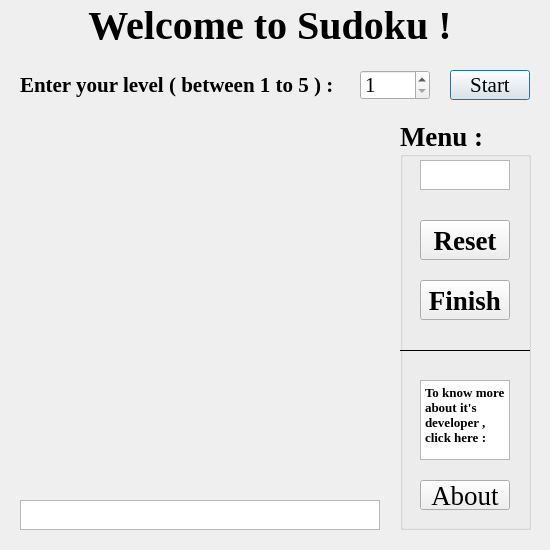
<?xml version="1.0" encoding="UTF-8"?>
<ui version="4.0">
 <class>Dialog</class>
 <widget class="QDialog" name="Dialog">
  <property name="geometry">
   <rect>
    <x>0</x>
    <y>0</y>
    <width>550</width>
    <height>550</height>
   </rect>
  </property>
  <property name="windowTitle">
   <string>Dialog</string>
  </property>
  <widget class="QLabel" name="label">
   <property name="geometry">
    <rect>
     <x>10</x>
     <y>10</y>
     <width>520</width>
     <height>30</height>
    </rect>
   </property>
   <property name="font">
    <font>
     <family>Times New Roman</family>
     <pointsize>30</pointsize>
     <weight>75</weight>
     <bold>true</bold>
    </font>
   </property>
   <property name="text">
    <string>Welcome to Sudoku !</string>
   </property>
   <property name="alignment">
    <set>Qt::AlignCenter</set>
   </property>
  </widget>
  <widget class="QLabel" name="label_2">
   <property name="geometry">
    <rect>
     <x>20</x>
     <y>70</y>
     <width>320</width>
     <height>30</height>
    </rect>
   </property>
   <property name="font">
    <font>
     <family>Times New Roman</family>
     <pointsize>16</pointsize>
     <weight>75</weight>
     <bold>true</bold>
    </font>
   </property>
   <property name="text">
    <string>Enter your level ( between 1 to 5 ) :</string>
   </property>
  </widget>
  <widget class="QSpinBox" name="spinBox">
   <property name="geometry">
    <rect>
     <x>360</x>
     <y>70</y>
     <width>70</width>
     <height>30</height>
    </rect>
   </property>
   <property name="font">
    <font>
     <family>Times New Roman</family>
     <pointsize>16</pointsize>
    </font>
   </property>
   <property name="minimum">
    <number>1</number>
   </property>
   <property name="maximum">
    <number>3</number>
   </property>
  </widget>
  <widget class="QWidget" name="widget" native="true">
   <property name="geometry">
    <rect>
     <x>20</x>
     <y>120</y>
     <width>360</width>
     <height>360</height>
    </rect>
   </property>
  </widget>
  <widget class="QPushButton" name="pushButton">
   <property name="geometry">
    <rect>
     <x>450</x>
     <y>70</y>
     <width>80</width>
     <height>30</height>
    </rect>
   </property>
   <property name="font">
    <font>
     <family>Times New Roman</family>
     <pointsize>16</pointsize>
    </font>
   </property>
   <property name="text">
    <string>Start</string>
   </property>
  </widget>
  <widget class="QGroupBox" name="groupBox">
   <property name="geometry">
    <rect>
     <x>400</x>
     <y>120</y>
     <width>131</width>
     <height>410</height>
    </rect>
   </property>
   <property name="font">
    <font>
     <family>Times New Roman</family>
     <pointsize>20</pointsize>
     <weight>75</weight>
     <bold>true</bold>
    </font>
   </property>
   <property name="title">
    <string>Menu :</string>
   </property>
   <widget class="QPushButton" name="pushButton_2">
    <property name="geometry">
     <rect>
      <x>20</x>
      <y>100</y>
      <width>90</width>
      <height>40</height>
     </rect>
    </property>
    <property name="text">
     <string>Reset</string>
    </property>
   </widget>
   <widget class="QPushButton" name="pushButton_3">
    <property name="geometry">
     <rect>
      <x>20</x>
      <y>160</y>
      <width>90</width>
      <height>40</height>
     </rect>
    </property>
    <property name="text">
     <string>Finish</string>
    </property>
   </widget>
   <widget class="QTextBrowser" name="textBrowser_2">
    <property name="geometry">
     <rect>
      <x>20</x>
      <y>40</y>
      <width>90</width>
      <height>30</height>
     </rect>
    </property>
    <property name="font">
     <font>
      <family>Times New Roman</family>
      <pointsize>13</pointsize>
      <weight>50</weight>
      <bold>false</bold>
     </font>
    </property>
    <property name="html">
     <string>&lt;!DOCTYPE HTML PUBLIC &quot;-//W3C//DTD HTML 4.0//EN&quot; &quot;http://www.w3.org/TR/REC-html40/strict.dtd&quot;&gt;
&lt;html&gt;&lt;head&gt;&lt;meta name=&quot;qrichtext&quot; content=&quot;1&quot; /&gt;&lt;style type=&quot;text/css&quot;&gt;
p, li { white-space: pre-wrap; }
&lt;/style&gt;&lt;/head&gt;&lt;body style=&quot; font-family:'Times New Roman','Times New Roman'; font-size:13pt; font-weight:400; font-style:normal;&quot;&gt;
&lt;p style=&quot;-qt-paragraph-type:empty; margin-top:0px; margin-bottom:0px; margin-left:0px; margin-right:0px; -qt-block-indent:0; text-indent:0px;&quot;&gt;&lt;br /&gt;&lt;/p&gt;&lt;/body&gt;&lt;/html&gt;</string>
    </property>
   </widget>
   <widget class="Line" name="line">
    <property name="geometry">
     <rect>
      <x>0</x>
      <y>220</y>
      <width>130</width>
      <height>20</height>
     </rect>
    </property>
    <property name="frameShadow">
     <enum>QFrame::Plain</enum>
    </property>
    <property name="orientation">
     <enum>Qt::Horizontal</enum>
    </property>
   </widget>
   <widget class="QTextBrowser" name="textBrowser_3">
    <property name="geometry">
     <rect>
      <x>20</x>
      <y>260</y>
      <width>90</width>
      <height>80</height>
     </rect>
    </property>
    <property name="font">
     <font>
      <family>Times New Roman</family>
      <pointsize>13</pointsize>
      <weight>50</weight>
      <bold>false</bold>
     </font>
    </property>
    <property name="html">
     <string>&lt;!DOCTYPE HTML PUBLIC &quot;-//W3C//DTD HTML 4.0//EN&quot; &quot;http://www.w3.org/TR/REC-html40/strict.dtd&quot;&gt;
&lt;html&gt;&lt;head&gt;&lt;meta name=&quot;qrichtext&quot; content=&quot;1&quot; /&gt;&lt;style type=&quot;text/css&quot;&gt;
p, li { white-space: pre-wrap; }
&lt;/style&gt;&lt;/head&gt;&lt;body style=&quot; font-family:'Times New Roman','Times New Roman'; font-size:13pt; font-weight:400; font-style:normal;&quot;&gt;
&lt;p style=&quot; margin-top:0px; margin-bottom:0px; margin-left:0px; margin-right:0px; -qt-block-indent:0; text-indent:0px;&quot;&gt;&lt;span style=&quot; font-size:10pt; font-weight:600;&quot;&gt;To know more about it's developer , click here :&lt;/span&gt;&lt;/p&gt;&lt;/body&gt;&lt;/html&gt;</string>
    </property>
   </widget>
   <widget class="QPushButton" name="pushButton_4">
    <property name="geometry">
     <rect>
      <x>20</x>
      <y>360</y>
      <width>90</width>
      <height>30</height>
     </rect>
    </property>
    <property name="font">
     <font>
      <family>Times New Roman</family>
      <pointsize>20</pointsize>
      <weight>50</weight>
      <bold>false</bold>
     </font>
    </property>
    <property name="text">
     <string>About</string>
    </property>
   </widget>
  </widget>
  <widget class="QTextBrowser" name="textBrowser">
   <property name="geometry">
    <rect>
     <x>20</x>
     <y>500</y>
     <width>360</width>
     <height>30</height>
    </rect>
   </property>
  </widget>
 </widget>
 <resources/>
 <connections/>
</ui>
